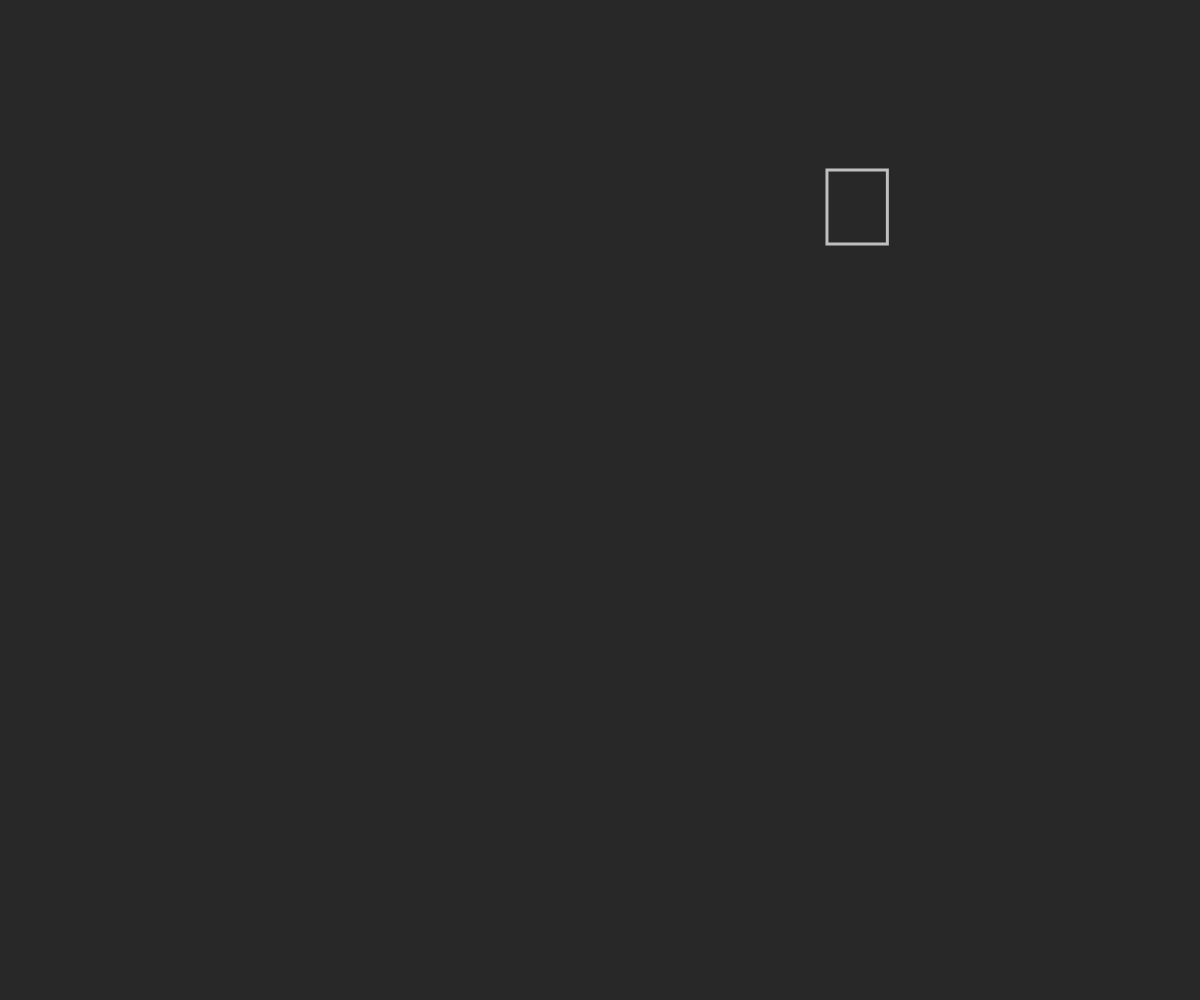
Frame 1 (no input)
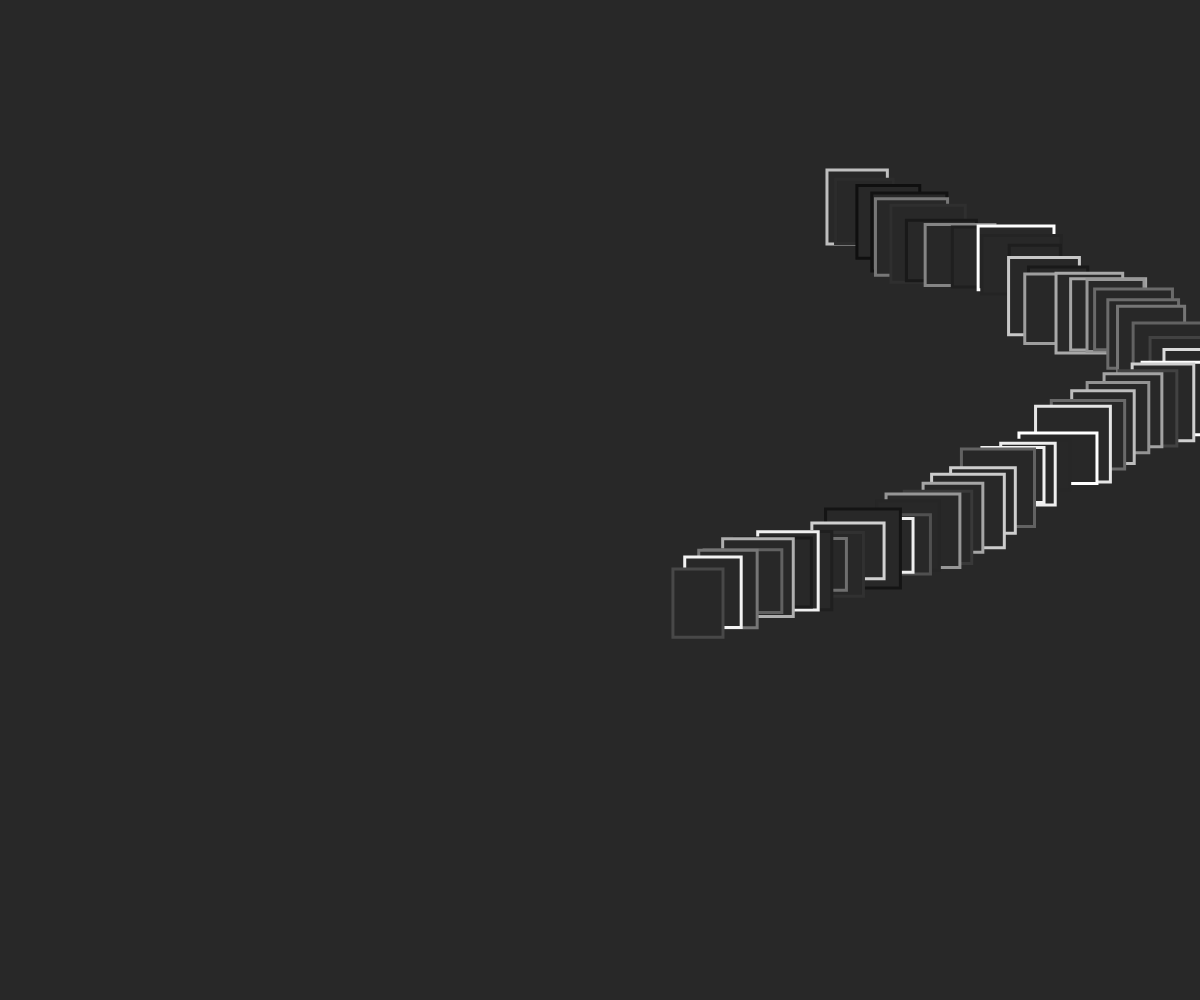
Frame 60 (no input)
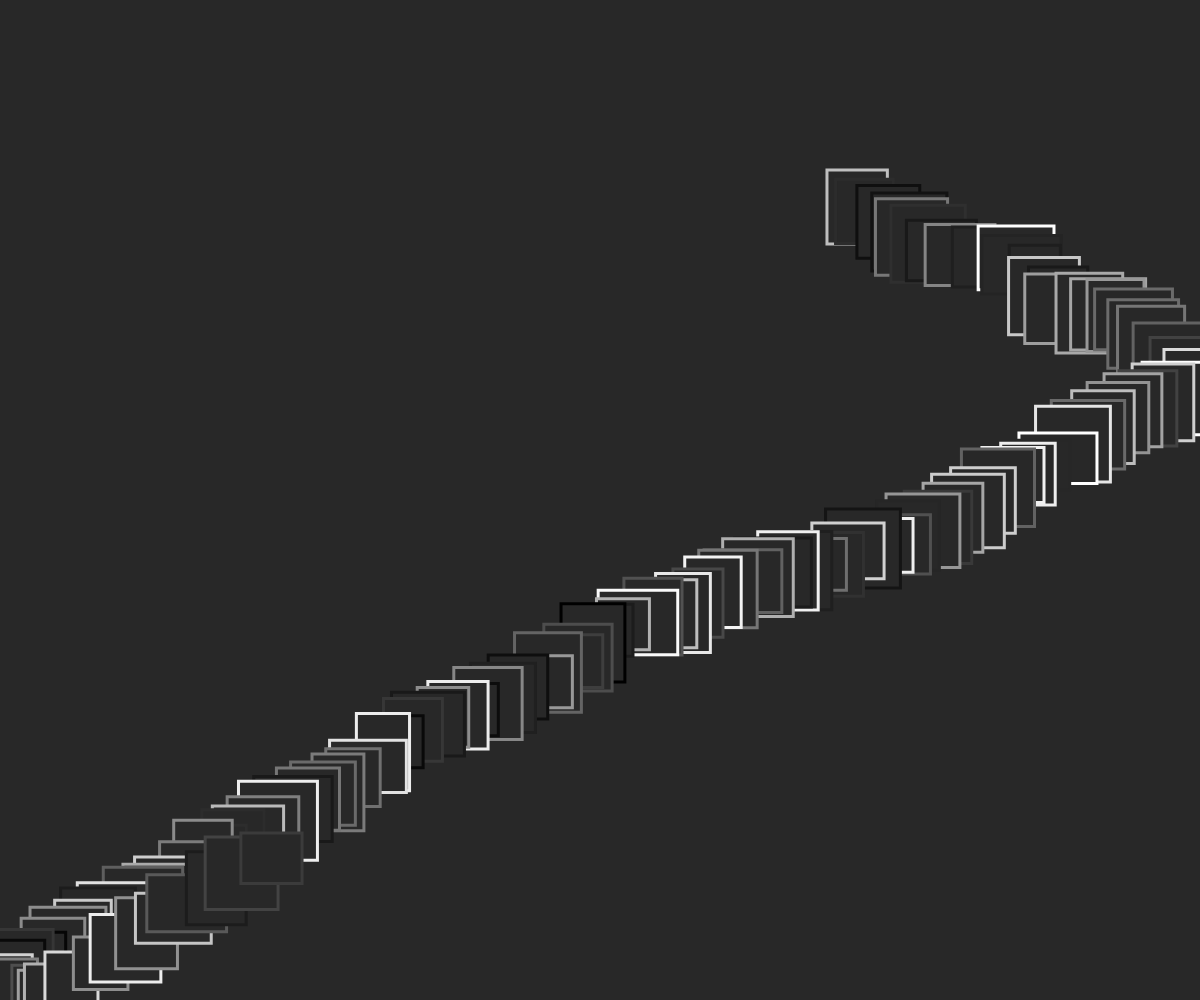
Frame 120 (the mouse pressed at the canvas centre since frame 60)

The p5.js sketch that drew these frames (run headless with seeded random() and noise() and a simulated clock; from frame 60 on, the mouse is pressed at the canvas centre):

// p5.js sketch
// ── sketch.js
let down = true;
let right = true;
let x, y;

// Create a new canvas to the browser size
function setup () {
  createCanvas(windowWidth, windowHeight);
  background(40);
  angleMode(DEGREES);
  rectMode(CENTER);
  
  x = random(windowWidth);
  y = random(windowHeight);
   
}
// Render loop that draws shapes with p5
function draw(){
  // Set the default blend mode
  stroke(random(255));
  strokeWeight(3);
  fill(40);
  rect(x, y,random(50,80),random(50,80));
  if(down){
    y += random(15);
  } else{
    y -= 15;
  }
  if(right){
    x += random(30);
  } else {
    x -= 15;
  }
  
  if(x>windowWidth){
    x -= 10;
    right = false;
  }
  if(x<0){
    x += 10;
    right = true;
  }
  if(y > windowHeight){
    y -= 10;
    down = false;
  }
  if(y < 0){
    y += 10;
    down = true;
  }
  
}

function windowResized() {
  resizeCanvas(windowWidth, windowHeight);
    background(40);

}
